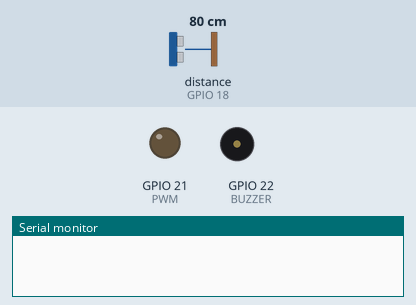
Bench run of a sketch on a simulated ESP32. Shown: output pins drawn as LEDs (lit = HIGH), buzzer (waves = sounding), the last lines printed to the serial monitor. Wiring (inferred from the names in the program): ultrasonic range finder: trigger GPIO 19; echo GPIO 18. Inputs (shaded band) come from the test bench; at power-on: distance to the obstacle (sensor on GPIO 18) 80 cm. The echo pulse lasts 58.3 µs per cm; pins used as bus, display or sensor lines are not drawn.

Above: at 1.2 s.
1.3 s: distance to the obstacle (sensor on GPIO 18) set to 2 cm
At 2.07 s:
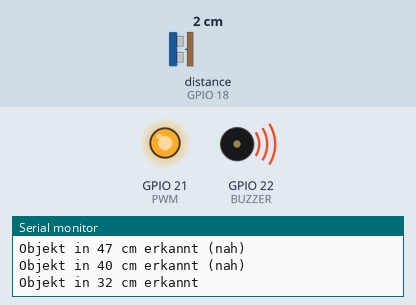
3.7 s: distance to the obstacle (sensor on GPIO 18) set to 7 cm
5.8 s: distance to the obstacle (sensor on GPIO 18) set to 10 cm
At 6.7 s:
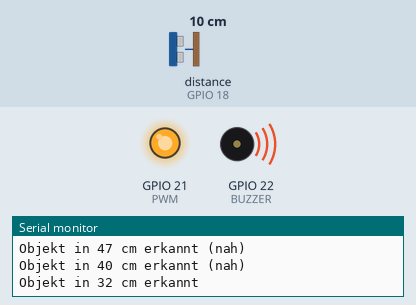
7.9 s: distance to the obstacle (sensor on GPIO 18) set to 4 cm
At 8.5 s:
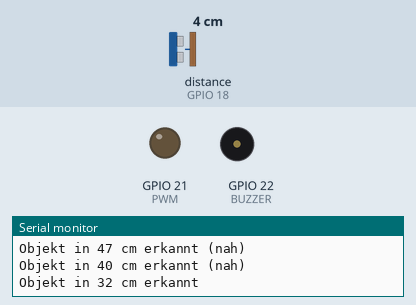
9.5 s: distance to the obstacle (sensor on GPIO 18) set to 9 cm
At 11.1 s:
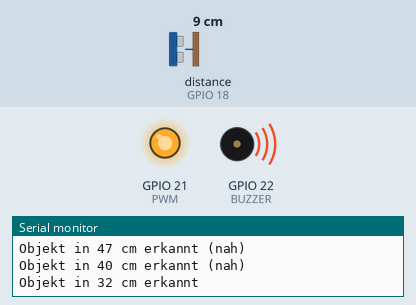
Timing chart, 0 to 12.6 s (numbered marks = the images above; inputs shaded):
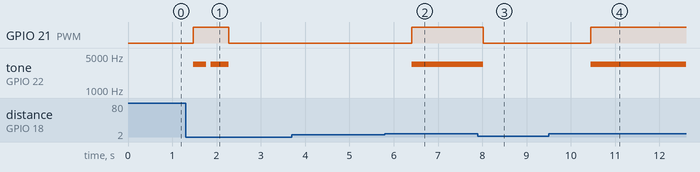

The sketch:

Ultraschallsensor_mit_Buzzer.ino
```cpp
bool bufferVoll = false;
bool beepStatus = false;

const int TRIGGER = 19;
const int ECHO    = 18;
const int BUZZER  = 22;
const int PWM     = 21;
const int Mittelwert = 10;
const int Messintervall = 100;

int fehlerDistanz   = 7;
int maxDistanz      = 70;
int weiteDistanz    = 60;
int mittlereDistanz = 50;
int naheDistanz     = 40;
int minDistanz      = 30;
int freq_tiefste  = 800;
int freq_tief     = 1400;
int freq_mittel   = 1800;
int freq_hoch     = 2200;
int freq_max      = 3400;
int langsamste_wiederholung  = 500;
int langsame_wiederholung     = 400;
int mittlere_wiederholung   = 300;
int schnellere_wiederholung     = 100;
int maximale_wiederholung      = 0;
int messwerte[Mittelwert];
int messIndex = 0;
int distanz = 0;

unsigned long letzterBeep = 0;

void playTone(int freq, int volume, int interval) {
  unsigned long jetzt = millis();
  analogWrite(PWM, volume);
  if (interval == 0) {
    tone(BUZZER, freq);
    return;
  }
  if (jetzt - letzterBeep >= interval) {
    letzterBeep = jetzt;
    beepStatus = !beepStatus;
    if (beepStatus) tone(BUZZER, freq);
    else noTone(BUZZER);
  }
}

void Distanzmessung(void *pvParameters) {
  const TickType_t delayTicks = pdMS_TO_TICKS(Messintervall);
  for (;;) {
    digitalWrite(TRIGGER, LOW);
    delayMicroseconds(5);
    digitalWrite(TRIGGER, HIGH);
    delayMicroseconds(10);
    digitalWrite(TRIGGER, LOW);
    long dauer = pulseIn(ECHO, HIGH, 30000);
    int aktuelleDistanz = dauer * 0.034 / 2;
    messwerte[messIndex] = aktuelleDistanz;
    messIndex++;
    if (messIndex >= Mittelwert) {
      messIndex = 0;
      bufferVoll = true;
    }
    int summe = 0;
    int anzahl = bufferVoll ? Mittelwert : messIndex;
    for (int i = 0; i < anzahl; i++) {
      summe += messwerte[i];
    }
    distanz = summe / anzahl;
//    Serial.print("Mittelwert: ");
//    Serial.println(distanz);
    if (distanz >= maxDistanz || distanz <= fehlerDistanz) {
      noTone(BUZZER);
      analogWrite(PWM, 0);
    }
    else if (distanz >= weiteDistanz) {
      playTone(freq_max, 255, langsamste_wiederholung);
      Serial.print("Objekt in ");
      Serial.print(distanz);
      Serial.print(" cm erkannt (weit)\n");
    }
    else if (distanz >= mittlereDistanz) {
      playTone(freq_max, 255, langsame_wiederholung);
      Serial.print("Objekt in ");
      Serial.print(distanz);
      Serial.print(" cm erkannt (mittel)\n");

    }
    else if (distanz >= naheDistanz) {
      playTone(freq_max, 255, mittlere_wiederholung);
      Serial.print("Objekt in ");
      Serial.print(distanz);
      Serial.print(" cm erkannt (nah)\n");
    }
    else if (distanz >= minDistanz) {
      playTone(freq_max, 255, schnellere_wiederholung);
      Serial.print("Objekt in ");
      Serial.print(distanz);
      Serial.print(" cm erkannt\n");
    }
    else {
      playTone(freq_max, 255, maximale_wiederholung);
    }
    vTaskDelay(delayTicks);
  }
}

void setup() {
  Serial.begin(115200);
  pinMode(TRIGGER, OUTPUT);
  pinMode(ECHO, INPUT);
  pinMode(BUZZER, OUTPUT);
  pinMode(PWM, OUTPUT);

  xTaskCreatePinnedToCore(
    Distanzmessung,
    "Distanzmessung_Task",
    4096,
    NULL,
    1,
    NULL,
    0
  );
}

void loop() {}
```

Measured:
- after the input at 1.3 s, GPIO 21 (PWM): LOW → HIGH after 0.17 s, → LOW 0.81 s later; tone on GPIO 22 (BUZZER): silent → 3400 Hz after 0.17 s, → silent 0.30 s later, → 3400 Hz 0.10 s later, → silent 0.40 s later
- after the input at 3.7 s, every drawn part: stays the same
- after the input at 5.8 s, GPIO 21 (PWM): LOW → HIGH after 0.61 s; tone on GPIO 22 (BUZZER): silent → 3400 Hz after 0.61 s
- after the input at 7.9 s, GPIO 21 (PWM): HIGH → LOW after 0.12 s; tone on GPIO 22 (BUZZER): 3400 Hz → silent after 0.12 s
- after the input at 9.5 s, GPIO 21 (PWM): LOW → HIGH after 0.94 s; tone on GPIO 22 (BUZZER): silent → 3400 Hz after 0.94 s
